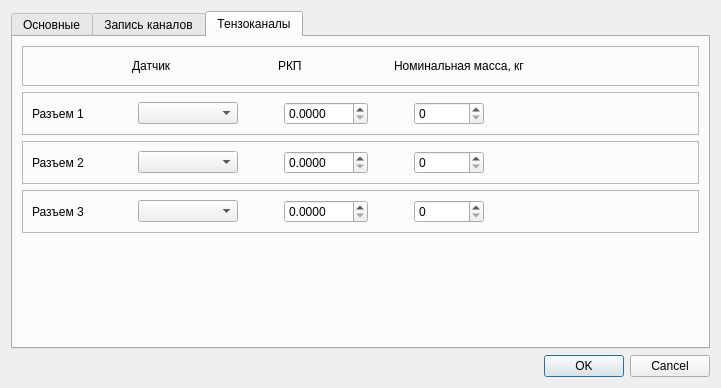
<?xml version="1.0" encoding="UTF-8"?>
<ui version="4.0">
 <class>Stabilan01ParamsDialog</class>
 <widget class="QDialog" name="Stabilan01ParamsDialog">
  <property name="geometry">
   <rect>
    <x>0</x>
    <y>0</y>
    <width>721</width>
    <height>361</height>
   </rect>
  </property>
  <property name="maximumSize">
   <size>
    <width>16777215</width>
    <height>16777215</height>
   </size>
  </property>
  <property name="windowTitle">
   <string>Стабилан-01. Параметры.</string>
  </property>
  <layout class="QVBoxLayout" name="verticalLayout">
   <item>
    <widget class="QTabWidget" name="tabPages">
     <property name="currentIndex">
      <number>2</number>
     </property>
     <widget class="QWidget" name="tabMain">
      <attribute name="title">
       <string>Основные</string>
      </attribute>
      <layout class="QVBoxLayout" name="verticalLayout_3">
       <item>
        <widget class="QFrame" name="frModel">
         <property name="frameShape">
          <enum>QFrame::StyledPanel</enum>
         </property>
         <property name="frameShadow">
          <enum>QFrame::Raised</enum>
         </property>
         <layout class="QHBoxLayout" name="horizontalLayout">
          <property name="topMargin">
           <number>1</number>
          </property>
          <property name="bottomMargin">
           <number>1</number>
          </property>
          <item>
           <widget class="QLabel" name="lblModel">
            <property name="sizePolicy">
             <sizepolicy hsizetype="Fixed" vsizetype="Preferred">
              <horstretch>0</horstretch>
              <verstretch>0</verstretch>
             </sizepolicy>
            </property>
            <property name="minimumSize">
             <size>
              <width>100</width>
              <height>0</height>
             </size>
            </property>
            <property name="text">
             <string>Модель</string>
            </property>
           </widget>
          </item>
          <item>
           <widget class="QComboBox" name="cbModel">
            <property name="minimumSize">
             <size>
              <width>200</width>
              <height>0</height>
             </size>
            </property>
            <property name="maxVisibleItems">
             <number>20</number>
            </property>
           </widget>
          </item>
          <item>
           <spacer name="horizontalSpacer">
            <property name="orientation">
             <enum>Qt::Horizontal</enum>
            </property>
            <property name="sizeHint" stdset="0">
             <size>
              <width>40</width>
              <height>20</height>
             </size>
            </property>
           </spacer>
          </item>
         </layout>
        </widget>
       </item>
       <item>
        <widget class="QFrame" name="frZeroingType">
         <property name="frameShape">
          <enum>QFrame::StyledPanel</enum>
         </property>
         <property name="frameShadow">
          <enum>QFrame::Raised</enum>
         </property>
         <layout class="QHBoxLayout" name="horizontalLayout_2">
          <property name="topMargin">
           <number>1</number>
          </property>
          <property name="bottomMargin">
           <number>1</number>
          </property>
          <item>
           <widget class="QLabel" name="lblZeroingType">
            <property name="sizePolicy">
             <sizepolicy hsizetype="Fixed" vsizetype="Preferred">
              <horstretch>0</horstretch>
              <verstretch>0</verstretch>
             </sizepolicy>
            </property>
            <property name="minimumSize">
             <size>
              <width>100</width>
              <height>0</height>
             </size>
            </property>
            <property name="text">
             <string>Тип центровки</string>
            </property>
           </widget>
          </item>
          <item>
           <widget class="QComboBox" name="cbZeroingType">
            <property name="minimumSize">
             <size>
              <width>200</width>
              <height>0</height>
             </size>
            </property>
           </widget>
          </item>
          <item>
           <spacer name="horizontalSpacer_2">
            <property name="orientation">
             <enum>Qt::Horizontal</enum>
            </property>
            <property name="sizeHint" stdset="0">
             <size>
              <width>40</width>
              <height>20</height>
             </size>
            </property>
           </spacer>
          </item>
         </layout>
        </widget>
       </item>
       <item>
        <spacer name="verticalSpacer">
         <property name="orientation">
          <enum>Qt::Vertical</enum>
         </property>
         <property name="sizeHint" stdset="0">
          <size>
           <width>20</width>
           <height>40</height>
          </size>
         </property>
        </spacer>
       </item>
      </layout>
     </widget>
     <widget class="QWidget" name="tabRecording">
      <attribute name="title">
       <string>Запись каналов</string>
      </attribute>
      <layout class="QVBoxLayout" name="verticalLayout_2">
       <item>
        <widget class="QCheckBox" name="cbRecStab">
         <property name="text">
          <string>Стабилографический сигнал</string>
         </property>
        </widget>
       </item>
       <item>
        <widget class="QCheckBox" name="cbRecZ">
         <property name="text">
          <string>Баллистограмма</string>
         </property>
        </widget>
       </item>
       <item>
        <widget class="QCheckBox" name="cbRecPulse">
         <property name="text">
          <string>Пульс</string>
         </property>
        </widget>
       </item>
       <item>
        <widget class="QCheckBox" name="cbRecTenso1">
         <property name="text">
          <string>Тензоканал на разъеме 1</string>
         </property>
        </widget>
       </item>
       <item>
        <widget class="QCheckBox" name="cbRecTenso2">
         <property name="text">
          <string>Тензоканал на разъеме 2</string>
         </property>
        </widget>
       </item>
       <item>
        <widget class="QCheckBox" name="cbRecTenso3">
         <property name="text">
          <string>Тензоканал на разъеме 3</string>
         </property>
        </widget>
       </item>
       <item>
        <widget class="QCheckBox" name="cbRecMyo">
         <property name="text">
          <string>Миограмма</string>
         </property>
        </widget>
       </item>
       <item>
        <widget class="QGroupBox" name="gbRecMyoChans">
         <property name="title">
          <string>Отведения</string>
         </property>
         <layout class="QVBoxLayout" name="verticalLayout_4">
          <property name="spacing">
           <number>1</number>
          </property>
          <property name="leftMargin">
           <number>9</number>
          </property>
          <property name="topMargin">
           <number>1</number>
          </property>
          <property name="rightMargin">
           <number>9</number>
          </property>
          <property name="bottomMargin">
           <number>1</number>
          </property>
          <item>
           <widget class="QCheckBox" name="cbRecMyoChan1">
            <property name="text">
             <string>Отведение 1</string>
            </property>
           </widget>
          </item>
          <item>
           <widget class="QCheckBox" name="cbRecMyoChan2">
            <property name="text">
             <string>Отведение 2</string>
            </property>
           </widget>
          </item>
          <item>
           <widget class="QCheckBox" name="cbRecMyoChan3">
            <property name="text">
             <string>Отведение 3</string>
            </property>
           </widget>
          </item>
          <item>
           <widget class="QCheckBox" name="cbRecMyoChan4">
            <property name="text">
             <string>Отведение 4</string>
            </property>
           </widget>
          </item>
         </layout>
        </widget>
       </item>
       <item>
        <spacer name="verticalSpacer_3">
         <property name="orientation">
          <enum>Qt::Vertical</enum>
         </property>
         <property name="sizeHint" stdset="0">
          <size>
           <width>20</width>
           <height>40</height>
          </size>
         </property>
        </spacer>
       </item>
      </layout>
     </widget>
     <widget class="QWidget" name="tabTensoKind">
      <attribute name="title">
       <string>Тензоканалы</string>
      </attribute>
      <layout class="QVBoxLayout" name="verticalLayout_5">
       <item>
        <widget class="QFrame" name="frTensoTitle">
         <property name="frameShape">
          <enum>QFrame::StyledPanel</enum>
         </property>
         <property name="frameShadow">
          <enum>QFrame::Raised</enum>
         </property>
         <layout class="QHBoxLayout" name="horizontalLayout_6">
          <item>
           <spacer name="horizontalSpacer_12">
            <property name="orientation">
             <enum>Qt::Horizontal</enum>
            </property>
            <property name="sizeType">
             <enum>QSizePolicy::Fixed</enum>
            </property>
            <property name="sizeHint" stdset="0">
             <size>
              <width>100</width>
              <height>20</height>
             </size>
            </property>
           </spacer>
          </item>
          <item>
           <widget class="QLabel" name="lblTensoKind">
            <property name="sizePolicy">
             <sizepolicy hsizetype="Preferred" vsizetype="Preferred">
              <horstretch>0</horstretch>
              <verstretch>0</verstretch>
             </sizepolicy>
            </property>
            <property name="minimumSize">
             <size>
              <width>100</width>
              <height>0</height>
             </size>
            </property>
            <property name="text">
             <string>Датчик</string>
            </property>
           </widget>
          </item>
          <item>
           <spacer name="horizontalSpacer_13">
            <property name="orientation">
             <enum>Qt::Horizontal</enum>
            </property>
            <property name="sizeType">
             <enum>QSizePolicy::Fixed</enum>
            </property>
            <property name="sizeHint" stdset="0">
             <size>
              <width>40</width>
              <height>20</height>
             </size>
            </property>
           </spacer>
          </item>
          <item>
           <widget class="QLabel" name="lblTensoRKP">
            <property name="minimumSize">
             <size>
              <width>70</width>
              <height>0</height>
             </size>
            </property>
            <property name="text">
             <string>РКП</string>
            </property>
           </widget>
          </item>
          <item>
           <spacer name="horizontalSpacer_14">
            <property name="orientation">
             <enum>Qt::Horizontal</enum>
            </property>
            <property name="sizeType">
             <enum>QSizePolicy::Fixed</enum>
            </property>
            <property name="sizeHint" stdset="0">
             <size>
              <width>40</width>
              <height>20</height>
             </size>
            </property>
           </spacer>
          </item>
          <item>
           <widget class="QLabel" name="lblTensoPn">
            <property name="minimumSize">
             <size>
              <width>150</width>
              <height>0</height>
             </size>
            </property>
            <property name="text">
             <string>Номинальная масса, кг</string>
            </property>
           </widget>
          </item>
          <item>
           <spacer name="horizontalSpacer_15">
            <property name="orientation">
             <enum>Qt::Horizontal</enum>
            </property>
            <property name="sizeHint" stdset="0">
             <size>
              <width>40</width>
              <height>20</height>
             </size>
            </property>
           </spacer>
          </item>
         </layout>
        </widget>
       </item>
       <item>
        <widget class="QFrame" name="frTensoChan1">
         <property name="frameShape">
          <enum>QFrame::StyledPanel</enum>
         </property>
         <property name="frameShadow">
          <enum>QFrame::Raised</enum>
         </property>
         <layout class="QHBoxLayout" name="horizontalLayout_3">
          <item>
           <widget class="QLabel" name="lblTensoChan1">
            <property name="sizePolicy">
             <sizepolicy hsizetype="Fixed" vsizetype="Preferred">
              <horstretch>0</horstretch>
              <verstretch>0</verstretch>
             </sizepolicy>
            </property>
            <property name="minimumSize">
             <size>
              <width>100</width>
              <height>0</height>
             </size>
            </property>
            <property name="text">
             <string>Разъем 1</string>
            </property>
           </widget>
          </item>
          <item>
           <widget class="QComboBox" name="cbTensoChan1">
            <property name="sizePolicy">
             <sizepolicy hsizetype="Preferred" vsizetype="Fixed">
              <horstretch>0</horstretch>
              <verstretch>0</verstretch>
             </sizepolicy>
            </property>
            <property name="minimumSize">
             <size>
              <width>100</width>
              <height>0</height>
             </size>
            </property>
           </widget>
          </item>
          <item>
           <spacer name="horizontalSpacer_3">
            <property name="orientation">
             <enum>Qt::Horizontal</enum>
            </property>
            <property name="sizeType">
             <enum>QSizePolicy::Fixed</enum>
            </property>
            <property name="sizeHint" stdset="0">
             <size>
              <width>40</width>
              <height>20</height>
             </size>
            </property>
           </spacer>
          </item>
          <item>
           <widget class="QDoubleSpinBox" name="edRKP1">
            <property name="minimumSize">
             <size>
              <width>70</width>
              <height>0</height>
             </size>
            </property>
            <property name="decimals">
             <number>4</number>
            </property>
            <property name="maximum">
             <double>9999.989999999999782</double>
            </property>
           </widget>
          </item>
          <item>
           <spacer name="horizontalSpacer_4">
            <property name="orientation">
             <enum>Qt::Horizontal</enum>
            </property>
            <property name="sizeType">
             <enum>QSizePolicy::Fixed</enum>
            </property>
            <property name="sizeHint" stdset="0">
             <size>
              <width>40</width>
              <height>20</height>
             </size>
            </property>
           </spacer>
          </item>
          <item>
           <widget class="QSpinBox" name="edPn1">
            <property name="minimumSize">
             <size>
              <width>70</width>
              <height>0</height>
             </size>
            </property>
            <property name="maximum">
             <number>1000</number>
            </property>
            <property name="singleStep">
             <number>50</number>
            </property>
           </widget>
          </item>
          <item>
           <spacer name="horizontalSpacer_5">
            <property name="orientation">
             <enum>Qt::Horizontal</enum>
            </property>
            <property name="sizeHint" stdset="0">
             <size>
              <width>40</width>
              <height>20</height>
             </size>
            </property>
           </spacer>
          </item>
         </layout>
        </widget>
       </item>
       <item>
        <widget class="QFrame" name="frTensoChan2">
         <property name="frameShape">
          <enum>QFrame::StyledPanel</enum>
         </property>
         <property name="frameShadow">
          <enum>QFrame::Raised</enum>
         </property>
         <layout class="QHBoxLayout" name="horizontalLayout_4">
          <item>
           <widget class="QLabel" name="lblTensoChan2">
            <property name="sizePolicy">
             <sizepolicy hsizetype="Fixed" vsizetype="Preferred">
              <horstretch>0</horstretch>
              <verstretch>0</verstretch>
             </sizepolicy>
            </property>
            <property name="minimumSize">
             <size>
              <width>100</width>
              <height>0</height>
             </size>
            </property>
            <property name="text">
             <string>Разъем 2</string>
            </property>
           </widget>
          </item>
          <item>
           <widget class="QComboBox" name="cbTensoChan2">
            <property name="sizePolicy">
             <sizepolicy hsizetype="Preferred" vsizetype="Fixed">
              <horstretch>0</horstretch>
              <verstretch>0</verstretch>
             </sizepolicy>
            </property>
            <property name="minimumSize">
             <size>
              <width>100</width>
              <height>0</height>
             </size>
            </property>
           </widget>
          </item>
          <item>
           <spacer name="horizontalSpacer_6">
            <property name="orientation">
             <enum>Qt::Horizontal</enum>
            </property>
            <property name="sizeType">
             <enum>QSizePolicy::Fixed</enum>
            </property>
            <property name="sizeHint" stdset="0">
             <size>
              <width>40</width>
              <height>20</height>
             </size>
            </property>
           </spacer>
          </item>
          <item>
           <widget class="QDoubleSpinBox" name="edRKP2">
            <property name="minimumSize">
             <size>
              <width>70</width>
              <height>0</height>
             </size>
            </property>
            <property name="decimals">
             <number>4</number>
            </property>
            <property name="maximum">
             <double>9999.989999999999782</double>
            </property>
           </widget>
          </item>
          <item>
           <spacer name="horizontalSpacer_7">
            <property name="orientation">
             <enum>Qt::Horizontal</enum>
            </property>
            <property name="sizeType">
             <enum>QSizePolicy::Fixed</enum>
            </property>
            <property name="sizeHint" stdset="0">
             <size>
              <width>40</width>
              <height>20</height>
             </size>
            </property>
           </spacer>
          </item>
          <item>
           <widget class="QSpinBox" name="edPn2">
            <property name="minimumSize">
             <size>
              <width>70</width>
              <height>0</height>
             </size>
            </property>
            <property name="maximum">
             <number>1000</number>
            </property>
            <property name="singleStep">
             <number>50</number>
            </property>
           </widget>
          </item>
          <item>
           <spacer name="horizontalSpacer_8">
            <property name="orientation">
             <enum>Qt::Horizontal</enum>
            </property>
            <property name="sizeHint" stdset="0">
             <size>
              <width>40</width>
              <height>20</height>
             </size>
            </property>
           </spacer>
          </item>
         </layout>
        </widget>
       </item>
       <item>
        <widget class="QFrame" name="frTensoChan3">
         <property name="frameShape">
          <enum>QFrame::StyledPanel</enum>
         </property>
         <property name="frameShadow">
          <enum>QFrame::Raised</enum>
         </property>
         <layout class="QHBoxLayout" name="horizontalLayout_5">
          <item>
           <widget class="QLabel" name="lblTensoChan3">
            <property name="sizePolicy">
             <sizepolicy hsizetype="Fixed" vsizetype="Preferred">
              <horstretch>0</horstretch>
              <verstretch>0</verstretch>
             </sizepolicy>
            </property>
            <property name="minimumSize">
             <size>
              <width>100</width>
              <height>0</height>
             </size>
            </property>
            <property name="text">
             <string>Разъем 3</string>
            </property>
           </widget>
          </item>
          <item>
           <widget class="QComboBox" name="cbTensoChan3">
            <property name="sizePolicy">
             <sizepolicy hsizetype="Preferred" vsizetype="Fixed">
              <horstretch>0</horstretch>
              <verstretch>0</verstretch>
             </sizepolicy>
            </property>
            <property name="minimumSize">
             <size>
              <width>100</width>
              <height>0</height>
             </size>
            </property>
           </widget>
          </item>
          <item>
           <spacer name="horizontalSpacer_9">
            <property name="orientation">
             <enum>Qt::Horizontal</enum>
            </property>
            <property name="sizeType">
             <enum>QSizePolicy::Fixed</enum>
            </property>
            <property name="sizeHint" stdset="0">
             <size>
              <width>40</width>
              <height>20</height>
             </size>
            </property>
           </spacer>
          </item>
          <item>
           <widget class="QDoubleSpinBox" name="edRKP3">
            <property name="minimumSize">
             <size>
              <width>70</width>
              <height>0</height>
             </size>
            </property>
            <property name="decimals">
             <number>4</number>
            </property>
            <property name="maximum">
             <double>9999.989999999999782</double>
            </property>
           </widget>
          </item>
          <item>
           <spacer name="horizontalSpacer_10">
            <property name="orientation">
             <enum>Qt::Horizontal</enum>
            </property>
            <property name="sizeType">
             <enum>QSizePolicy::Fixed</enum>
            </property>
            <property name="sizeHint" stdset="0">
             <size>
              <width>40</width>
              <height>20</height>
             </size>
            </property>
           </spacer>
          </item>
          <item>
           <widget class="QSpinBox" name="edPn3">
            <property name="minimumSize">
             <size>
              <width>70</width>
              <height>0</height>
             </size>
            </property>
            <property name="maximum">
             <number>1000</number>
            </property>
            <property name="singleStep">
             <number>50</number>
            </property>
           </widget>
          </item>
          <item>
           <spacer name="horizontalSpacer_11">
            <property name="orientation">
             <enum>Qt::Horizontal</enum>
            </property>
            <property name="sizeHint" stdset="0">
             <size>
              <width>40</width>
              <height>20</height>
             </size>
            </property>
           </spacer>
          </item>
         </layout>
        </widget>
       </item>
       <item>
        <spacer name="verticalSpacer_2">
         <property name="orientation">
          <enum>Qt::Vertical</enum>
         </property>
         <property name="sizeHint" stdset="0">
          <size>
           <width>20</width>
           <height>40</height>
          </size>
         </property>
        </spacer>
       </item>
      </layout>
     </widget>
    </widget>
   </item>
   <item>
    <widget class="QDialogButtonBox" name="buttonBox">
     <property name="orientation">
      <enum>Qt::Horizontal</enum>
     </property>
     <property name="standardButtons">
      <set>QDialogButtonBox::Cancel|QDialogButtonBox::Ok</set>
     </property>
    </widget>
   </item>
  </layout>
 </widget>
 <resources/>
 <connections>
  <connection>
   <sender>buttonBox</sender>
   <signal>accepted()</signal>
   <receiver>Stabilan01ParamsDialog</receiver>
   <slot>accept()</slot>
   <hints>
    <hint type="sourcelabel">
     <x>257</x>
     <y>351</y>
    </hint>
    <hint type="destinationlabel">
     <x>157</x>
     <y>274</y>
    </hint>
   </hints>
  </connection>
  <connection>
   <sender>buttonBox</sender>
   <signal>rejected()</signal>
   <receiver>Stabilan01ParamsDialog</receiver>
   <slot>reject()</slot>
   <hints>
    <hint type="sourcelabel">
     <x>325</x>
     <y>351</y>
    </hint>
    <hint type="destinationlabel">
     <x>286</x>
     <y>274</y>
    </hint>
   </hints>
  </connection>
  <connection>
   <sender>cbModel</sender>
   <signal>currentIndexChanged(int)</signal>
   <receiver>Stabilan01ParamsDialog</receiver>
   <slot>on_selectModel(int)</slot>
   <hints>
    <hint type="sourcelabel">
     <x>182</x>
     <y>50</y>
    </hint>
    <hint type="destinationlabel">
     <x>722</x>
     <y>43</y>
    </hint>
   </hints>
  </connection>
  <connection>
   <sender>cbZeroingType</sender>
   <signal>currentIndexChanged(int)</signal>
   <receiver>Stabilan01ParamsDialog</receiver>
   <slot>on_selectZeroingType(int)</slot>
   <hints>
    <hint type="sourcelabel">
     <x>271</x>
     <y>78</y>
    </hint>
    <hint type="destinationlabel">
     <x>721</x>
     <y>80</y>
    </hint>
   </hints>
  </connection>
 </connections>
 <slots>
  <slot>on_selectModel(int)</slot>
  <slot>on_selectZeroingType(int)</slot>
 </slots>
</ui>
